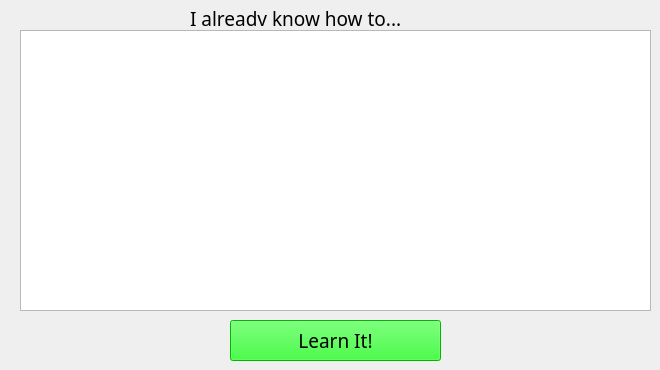
    <widget class="QWidget" name="tab">
     <attribute name="title">
      <string>Things I've been taught</string>
     </attribute>
     <widget class="QListView" name="allKnowHowListView">
      <property name="geometry">
       <rect>
        <x>20</x>
        <y>30</y>
        <width>631</width>
        <height>281</height>
       </rect>
      </property>
     </widget>
     <widget class="QLabel" name="knowHowLabel">
      <property name="geometry">
       <rect>
        <x>190</x>
        <y>10</y>
        <width>251</width>
        <height>16</height>
       </rect>
      </property>
      <property name="font">
       <font>
        <family>Sans Serif</family>
        <pointsize>14</pointsize>
        <weight>50</weight>
        <italic>false</italic>
        <bold>false</bold>
       </font>
      </property>
      <property name="text">
       <string>I already know how to...</string>
      </property>
     </widget>
     <widget class="QPushButton" name="everythingLearnItPushButton">
      <property name="geometry">
       <rect>
        <x>230</x>
        <y>320</y>
        <width>211</width>
        <height>41</height>
       </rect>
      </property>
      <property name="font">
       <font>
        <family>Sans Serif</family>
        <pointsize>14</pointsize>
        <weight>50</weight>
        <italic>false</italic>
        <bold>false</bold>
       </font>
      </property>
      <property name="styleSheet">
       <string notr="true">background-color: rgb(0, 255, 0);
color: rgb(0, 0, 0);</string>
      </property>
      <property name="text">
       <string>Learn It!</string>
      </property>
     </widget>
    </widget>
